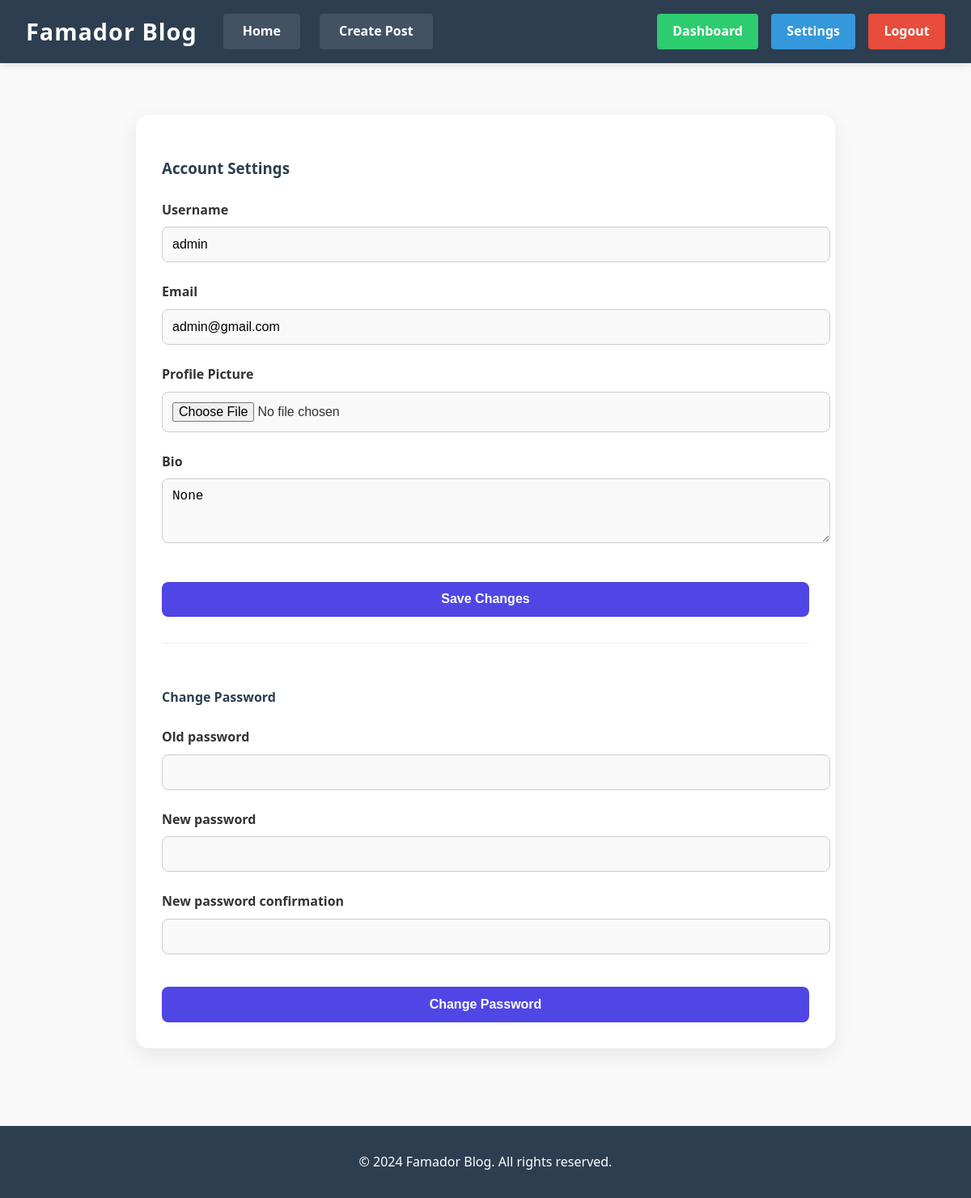
The app's page /accounts/settings/ (signed in) with its own data.
### accounts/models.py (models this page shows, shortened)
class CustomUser(AbstractUser):
    bio = models.TextField(null=True, blank=True)
    profile_picture = models.ImageField(upload_to='profile_pics/', null=True, blank=True)

### accounts/views.py (the view, shortened to what this page needs)
# urls.py: path('settings/', views.settings_view, name='settings'),
@login_required
def settings_view(request):
    return render(request, 'accounts/settings.html', {
        'user': request.user,
        'password_form': PasswordChangeForm(request.user)
    })

### templates/accounts/settings.html (shortened to what this page needs)
{% extends 'base.html' %}
{% load static %}
{% block content %}
<div class="settings-container">
    <h3>Account Settings</h3>
    <form method="post" enctype="multipart/form-data">
        <div class="form-group">
            <label for="username">Username</label>
            <input type="text" class="form-control" id="username" name="username" value="{{ user.username }}" required>
        </div>
        <div class="form-group">
            <label for="email">Email</label>
            <input type="email" class="form-control" id="email" name="email" value="{{ user.email }}" required>
        </div>
        <div class="form-group">
            <label for="profile_picture">Profile Picture</label>
            <input type="file" class="form-control" id="profile_picture" name="profile_picture">
        </div>
        <div class="form-group">
            <label for="bio">Bio</label>
            <textarea class="form-control" id="bio" name="bio" rows="3">{{ user.bio }}</textarea>
        </div>
        <button type="submit" class="submit-btn">Save Changes</button>
    </form>
    <div class="password-change-section">
        <h4>Change Password</h4>
        <form method="post">
            {% if password_form %}
                {% for field in password_form %}
                <div class="form-group">
                    <label for="{{ field.id_for_label }}">{{ field.label }}</label>
                    {{ field }}
                </div>
                {% endfor %}
            {% endif %}
            <button type="submit" class="submit-btn">Change Password</button>
        </form>
    </div>
</div>
{% endblock %}

### templates/base.html (style rules this page uses)
:root { --primary: #2c3e50; --secondary: #3498db; --accent: #e74c3c; --light: #ecf0f1; --dark: #2c3e50; --success: #2ecc71; }
body { margin: 0; font-family: 'Segoe UI', Tahoma, Geneva, Verdana, sans-serif; background-color: #f9f9f9; color: #333; line-height: 1.6; }
.form-group { margin-bottom: 1.3rem; }
label { display: block; margin-bottom: 0.5rem; font-weight: 600; color: #333; }
input[type="text"], input[type="password"], input[type="email"], input[type="file"], select, textarea { width: 100%; padding: 0.75rem; border: 1px solid #ccc; border-radius: 8px; font-size: 1rem; background-color: #f9f9f9; }
.submit-btn { width: 100%; padding: 0.8rem; margin-top: 1rem; background-color: #4f46e5; color: white; border: none; border-radius: 8px; font-size: 1rem; font-weight: 600; cursor: pointer; transition: background-color 0.2s ease; }
.settings-container { max-width: 800px; margin: 2rem auto; padding: 2rem; background: white; border-radius: 16px; box-shadow: 0 8px 24px rgba(0, 0, 0, 0.08); }
.settings-container h3 { color: var(--dark); margin-bottom: 1.5rem; }
.password-change-section { margin-top: 2rem; padding-top: 2rem; border-top: 1px solid #eee; }
.password-change-section h4 { color: var(--dark); margin-bottom: 1.5rem; }

### templates/accounts/settings.html (style rules this page uses)
.settings-container { max-width: 800px; margin: 2rem auto; padding: 2rem; background: white; border-radius: 16px; box-shadow: 0 8px 24px rgba(0, 0, 0, 0.08); }
.form-group { margin-bottom: 1.5rem; }
.form-control { width: 100%; padding: 0.75rem; border: 1px solid #ccc; border-radius: 8px; font-size: 1rem; background-color: #f9f9f9; }
.submit-btn { width: 100%; padding: 0.8rem; background-color: #4f46e5; color: white; border: none; border-radius: 8px; font-size: 1rem; font-weight: 600; cursor: pointer; transition: background-color 0.2s ease; }
.password-change-section { margin-top: 2rem; padding-top: 2rem; border-top: 1px solid #eee; }

### records on screen
CustomUser: username "admin", email "admin@gmail.com", bio "None"

### other values on screen
{{ field.label }} "Old password" "New password" "New password confirmation"
